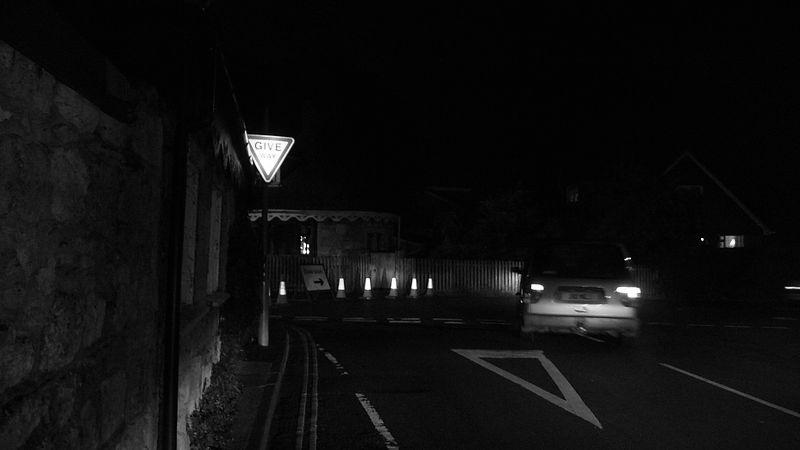
%> input picture first_homework/T2/hw1_dark_road_1.jpg, 800 x 450 px
$ octave a.m   (GNU Octave 9; MATLAB toolbox functions it lacks are replaced by stand-ins)
%> lines starting %> are read from the running program, lines starting %| are printed output that depends on the picture
clc,clear;
I1=imread("hw1_dark_road_1.jpg");
%> I1 is the input picture: size 450x800 uint8; min 0, max 255, mean 14.6
I2=imread("hw1_dark_road_2.jpg");
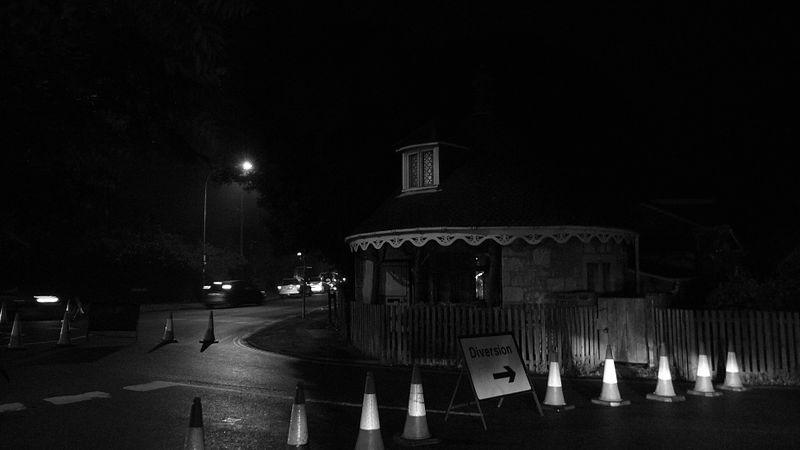
%> input picture first_homework/T2/hw1_dark_road_2.jpg, 800 x 450 px
%> I2 is the input picture: size 450x800 uint8; min 0, max 255, mean 16.8
I3=imread("hw1_dark_road_3.jpg");
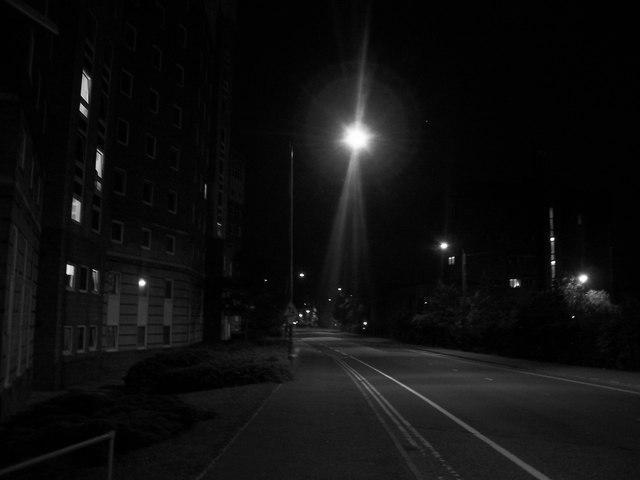
%> input picture first_homework/T2/hw1_dark_road_3.jpg, 640 x 480 px
%> I3 is the input picture: size 480x640 uint8; min 0, max 255, mean 15.2
figure('name','histogram','NumberTitle','off');
subplot(3,1,1);
imhist(I1);         %display the origin image
title("I1");
subplot(3,1,2);
imhist(I2);         %display the origin hist
title("I2")
subplot(3,1,3);
imhist(I3);         %display the origin hist
title("I3")
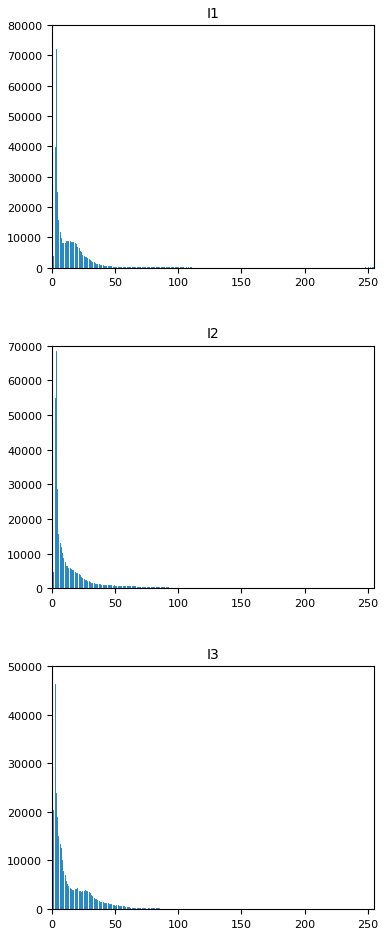
%> figure redrawn from the program's plot data, 3 panels; panel 1: highest point at x = 3, y = 72065; panel 2: highest point at x = 3, y = 68343; panel 3: highest point at x = 2, y = 46411
